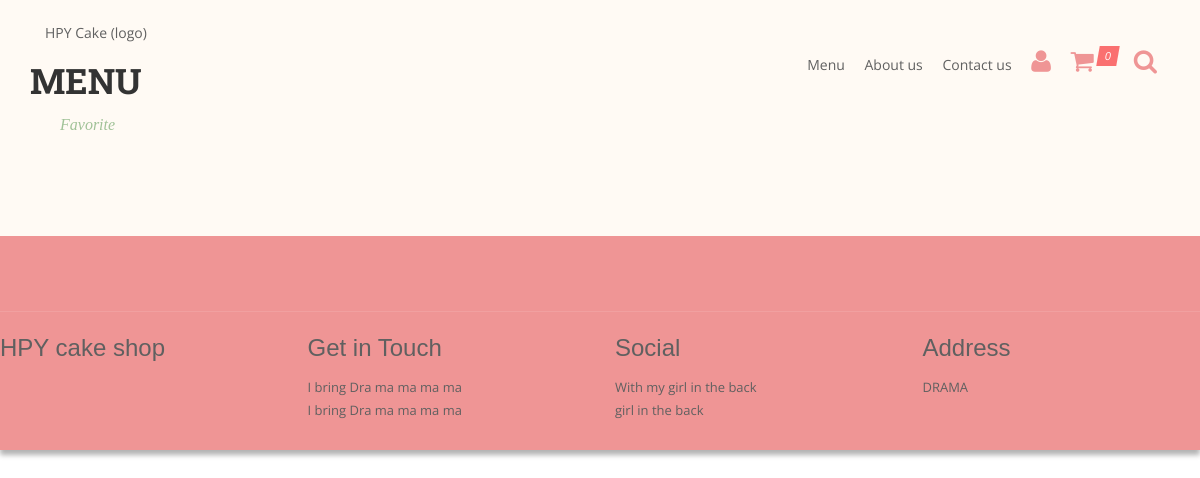
Page /menu.php on the earlier database version.
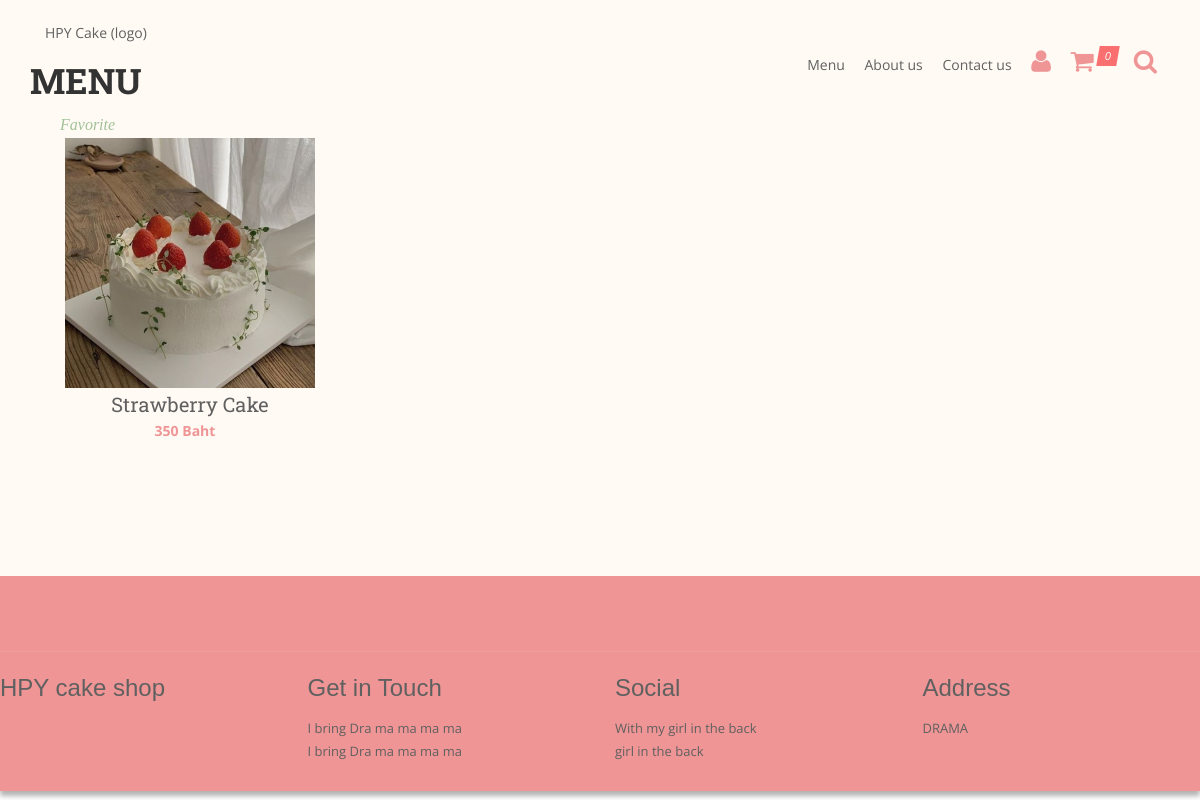
Same page on the later database version.
### tables this page shows
CREATE TABLE `product` (
  `id` int(11) NOT NULL,
  `name` varchar(255) NOT NULL,
  `categoryID` int(11) NOT NULL,
  `price` varchar(255) NOT NULL,
  `thumb` varchar(255) NOT NULL,
  `description` varchar(255) NOT NULL,
  `unit` text NOT NULL
);

### menu.php (the view, shortened to what this page needs)
<?php
require_once 'config/connect.php';
include 'inc/header.php'; ?>
<?php include 'inc/nav.php'; ?>
	<section id="content">
		<div class="content-blog">
			<div class="container">
				<div class="row">
					<div class="page_header">
    					<div style="float: left;">
        					<h1>Menu</h1>
							<p>Favorite</p>
   						</div>
					</div>
						<div class="row">
							<div id="shop-mason" class="shop-mason-3col">
							<?php
								$sql = "SELECT * FROM product";
								$res = mysqli_query($connection, $sql);
								while($r = mysqli_fetch_assoc($res)){
							?>
								<div class="sm-item isotope-item">
    								<div class="product">
        								<div class="product-thumb">
            								<div class="img-container">
                								<img src="admin/<?php echo $r['thumb']; ?>" class="img-responsive" width="250px" alt="">
            								</div>
        								</div>
        									<h2 class="product-title"><a href="single.php?id=<?php echo $r['id']; ?>"><?php echo $r['name']; ?></a></h2>
        								<div class="product-price"> <?php echo $r['price']; ?> <?php echo $r['unit']; ?><span></span></div>
    								</div>
								</div>
							<?php } ?>
						</div>
						<div class="clearfix"></div>
				</div>
			</div>
		</div>
	</section>
<?php include 'inc/footer.php' ?>

### inc/header.php (shortened to what this page needs)
<!DOCTYPE html>
	<html>
<head>
	<link rel="stylesheet" href="css/bootstrap.css">
	<link rel="stylesheet" href="font-awesome/css/font-awesome.min.css">
	<link rel="stylesheet" href="js/isotope/isotope.css">
	<link rel="stylesheet" href="js/flexslider/flexslider.css">
	<link rel="stylesheet" href="js/owl-carousel/owl.carousel.css">
	<link rel="stylesheet" href="js/owl-carousel/owl.theme.css">
	<link rel="stylesheet" href="js/owl-carousel/owl.transitions.css">
	<link rel="stylesheet" href="js/superfish/css/megafish.css" media="screen">
	<link rel="stylesheet" href="js/superfish/css/superfish.css" media="screen">
	<link rel="stylesheet" href="js/pikaday/pikaday.css">
	<link rel="stylesheet" href="css/settings-panel.css">
	<link rel="stylesheet" href="css/style.css">
	<link rel="stylesheet" href="css/light.css">
	<link rel="stylesheet" href="css/responsive.css">
</head>
<body class="multi-page">
<div id="wrapper" class="wrapper">
	<header id="header2">
		<div class="container">
			<div class="row">
				<div class="col-md-9 col-xs-7">
				</div>
			</div>

### inc/nav.php (shortened to what this page needs)
		<div class="menu-wrap">
				<ul>
					<li>
						<a class="logoinhome" href="index.php">HPY Cake (logo)</a>
					</li>
				</ul>
			<div class="header-xtra">
				<div class="mu-text">
					<li>
						<a href="menu.php">Menu</a>
					</li>
				</div>
				<div class="mu-text">
					<li>
						<a href="aboutus.php">About us</a>
					</li>
				</div>
				<div class="mu-text">
					<li>
						<a href="contact-us.php">Contact us</a>
					</li>
				</div>
				<?php $cart = $_SESSION['cart']; ?>
				<div class="s-acc">
   					<div class="acc-ico">
       					<i class="fa fa-user" id="accountIcon"></i>
   					</div>
				</div>
				<div class="s-cart">
					<div class="sc-ico"><i class="fa fa-shopping-cart"></i><em><?php
						echo count($cart); ?></em>
					</div>
				</div>
				<div class="s-search">
					<div class="ss-ico"><i class="fa fa-search"></i></div>
				</div>
			</div>
		</div>
</header>

### inc/footer.php (shortened to what this page needs)
<div class="clearfix space70"></div>
<footer id="footer2">
    <div class="footer-bottom container">
        <div class="row">
            <div class="col-md-3">
                <h3>HPY cake shop</h3>
            </div>
            <div class="col-md-3">
                <h3>Get in Touch</h3>
				<p>I bring Dra ma ma ma ma</p>
				<p>I bring Dra ma ma ma ma</p>
            </div>
            <div class="col-md-3">
                <h3>Social</h3>
				<p>With my girl in the back</p>
				<p>girl in the back</p>
            </div>
            <div class="col-md-3">
                <h3>Address</h3>
                <p>DRAMA</p>
            </div>
        </div>
    </div>
</footer>
</body>
</html>

### css/light.css (style rules this page uses)
body { background-color:#fff; }
p { color:#5f5f5f; }

Differences in the rows shown:
added product: thumb (picture), name "Strawberry Cake", price "350", unit "Baht"
